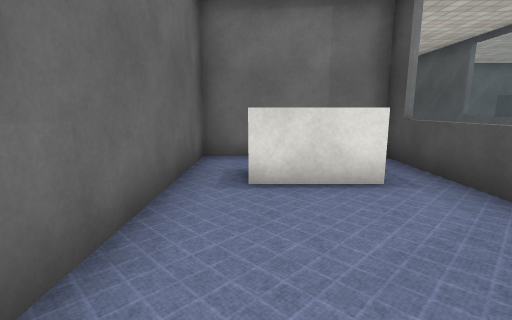
View 1 (above)

24 first-person views from a walk through a scene from a Unity 3-D project. The camera is 1.2 m above the floor, tilts 10° down and sees 85° across. The floor is counted in squares, 1 m on a side. Each view is taken from the middle of a square. On the plan, view 1 faces up. The plan holds only what a view shows up to about 13 squares ahead; the rest is blank. The place goes on beyond the plan. The player is left out. Some animated figures are not drawn. Some surface patterns are stand-ins.

View 2
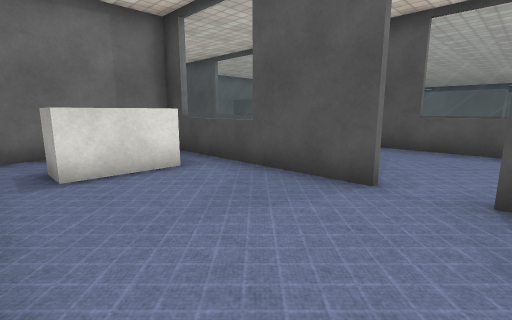

View 3
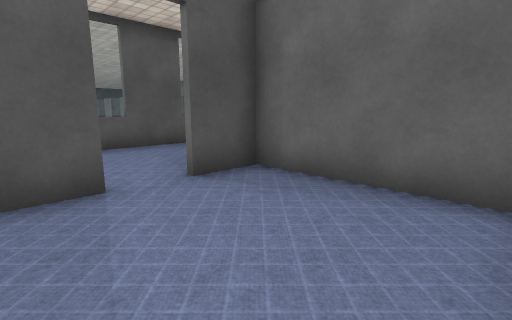

View 4
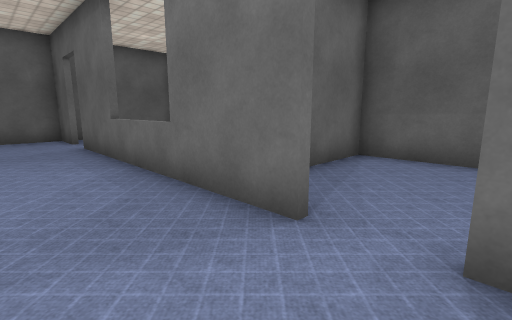

View 5
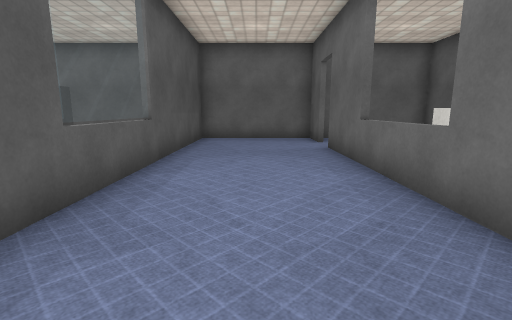

View 6
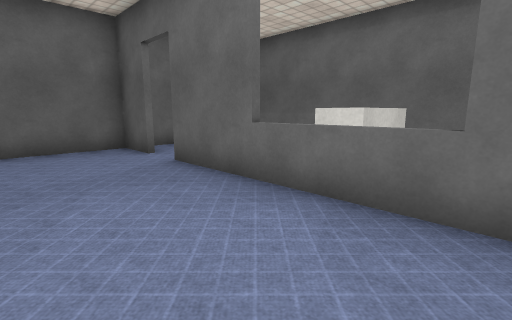

View 7
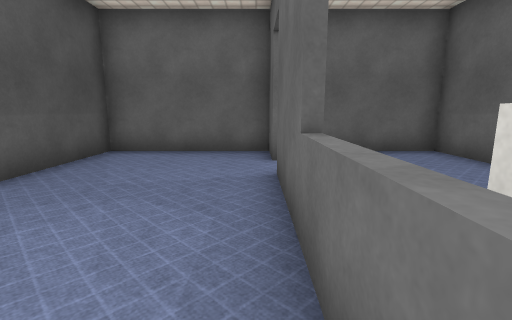

View 8
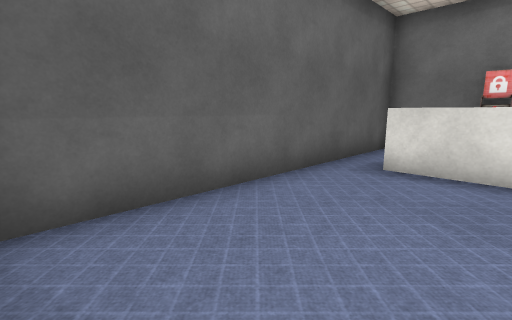

View 9
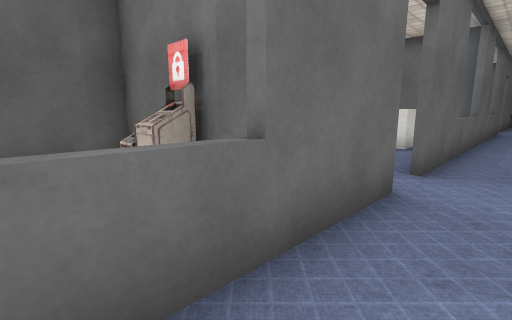

View 10
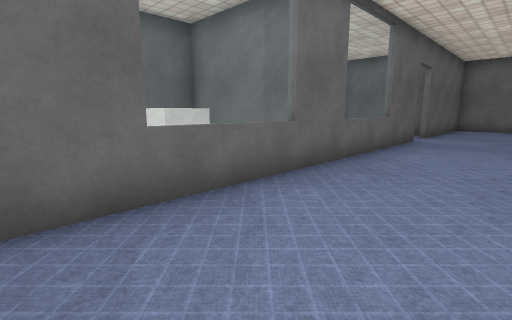

View 11
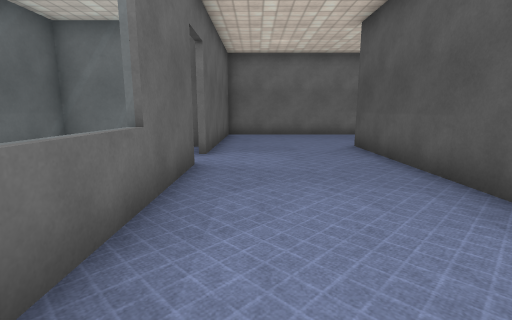

View 12
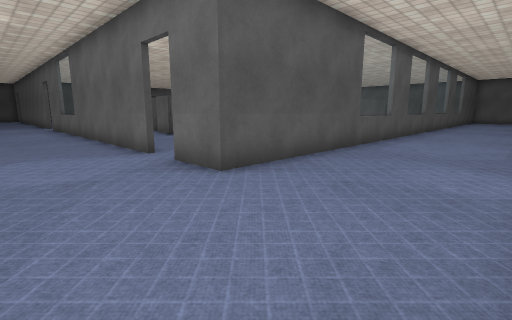

View 13
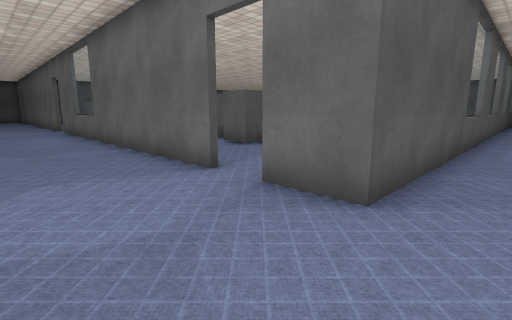

View 14
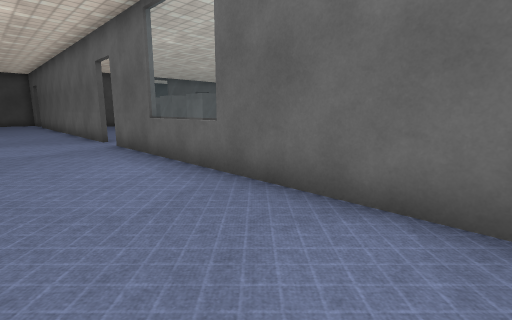

View 15
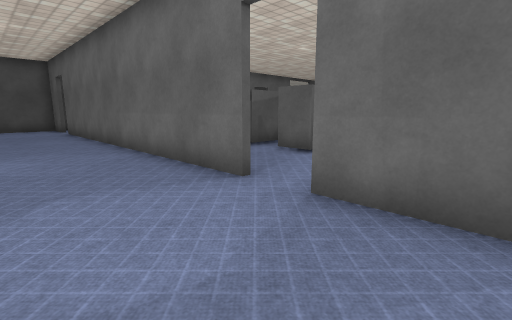

View 16
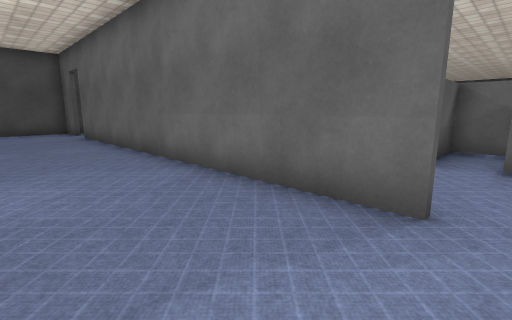

View 17
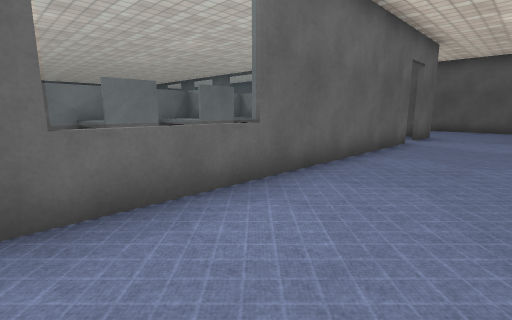

View 18
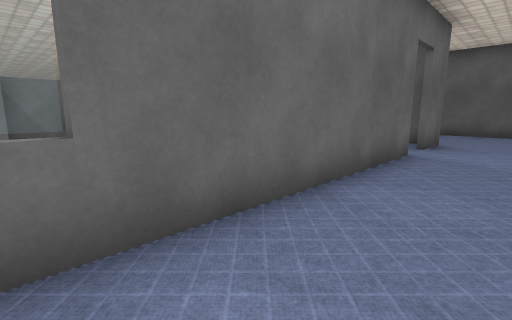

View 19
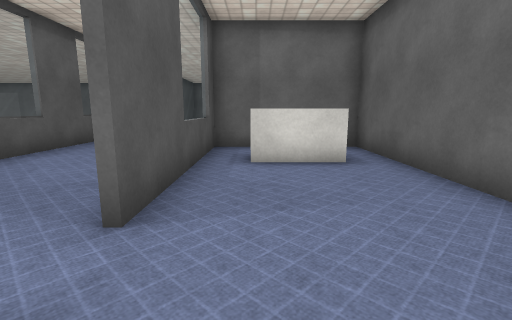

View 20
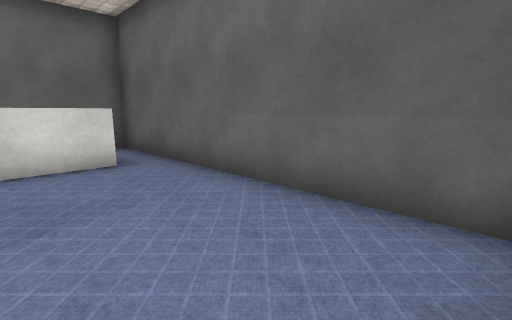

View 21
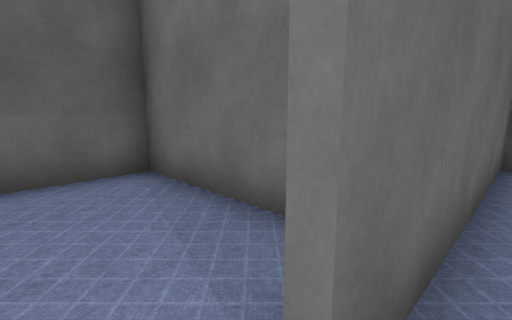

View 22
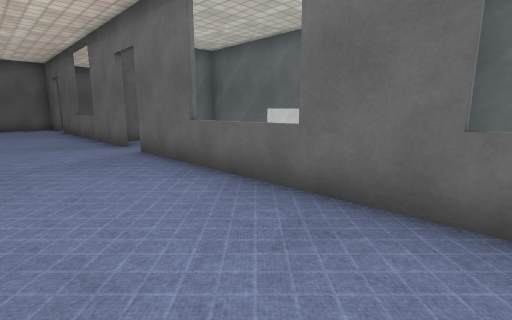

View 23
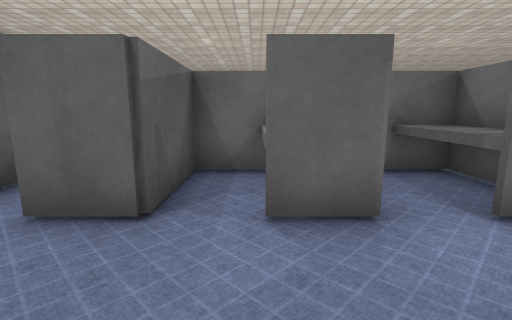

View 24
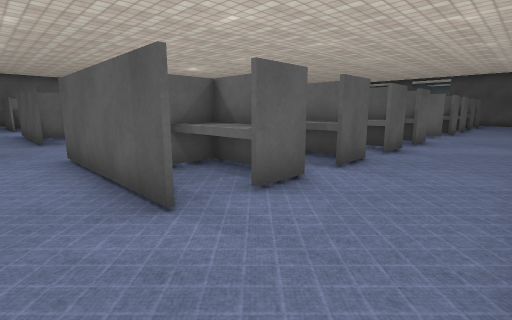

### Floor plan
Ten units are one square. View 1 is at (0, 0); x grows to the right and y downward. Boxes are objects, and circles mark ways between rooms. Rooms are numbered by the first view taken in them; rooms with no view inside come last. Other rooms are left out.
<svg viewBox="-20 -220 435 349">
<path fill="none" stroke="#000" d="M34 -6 34 -80M-14 -80 -14 20M-15 24 34 24 34 8M35 -74 -15 -74M36 -142 36 -7M116 -176 253 -176M36 -215 36 -157M36 6 36 93M266 -176 403 -176M36 106 36 124 84 124 84 -176 103 -176M16 28 9 28M25 26 -15 26M-14 20 -14 124 31 124M15 35 2 35M31 -174 -14 -174 -14 -80M-15 -76 35 -76M34 -80 34 -144M276 -115 276 -141 289 -141M132 1 119 1 119 -24M172 -116 195 -116M251 -132 251 -141 263 -141 263 -115M252 -138 252 -116 279 -116M223 -141 223 -134M119 -42 119 -51 129 -51M196 -141 209 -141M170 -130 170 -135M355 -50 355 0M169 -141 183 -141 183 -115M304 -135 304 -124M302 -141 315 -141 315 -131M144 -131 144 -141 158 -141M328 -125 328 -130M341 -124 341 -115M328 -141 341 -141M119 91 119 85M355 -141 355 -90M109 124 141 124M157 -135 157 -125M277 -136 277 -130M279 -116 302 -116 302 -141M329 -129 329 -116 341 -116M341 -141 341 -124"/>
<rect x="-5" y="-55" width="30" height="10" fill="#bbb"><title>block</title></rect>
<rect x="-5" y="45" width="30" height="20" fill="#bbb"><title>block</title></rect>
<rect x="-5" y="-105" width="30" height="10" fill="#bbb"><title>block</title></rect>
<circle cx="30" cy="0" r="3" fill="#2a7"/>
<circle cx="30" cy="100" r="3" fill="#2a7"/>
<circle cx="30" cy="-150" r="3" fill="#2a7"/>
<circle cx="110" cy="-180" r="3" fill="#2a7"/>
<circle cx="260" cy="-180" r="3" fill="#2a7"/>
<circle cx="340" cy="-140" r="3" fill="#2a7"/>
<text x="0" y="-30">1</text>
<text x="70" y="-110">2</text>
<text x="0" y="80">3</text>
<text x="0" y="-130">4</text>
<text x="230" y="-30">5</text>
<text x="290" y="-130">6</text>
<text x="340" y="-130">7</text>
</svg>
Room 1 opens to room 2. Room 2 opens to room 3. Room 2 opens to room 4. Room 2 opens to room 5. Room 5 opens to room 7.

Where each view was taken, in squares from view 1:
view 1: 0 up, 0 right, facing up
view 2: 1 down, 1 left, facing up-right
view 3: 2 up, 1 left, facing down-right
view 4: 1 up, 6 right, facing down-left
view 5: 0 up, 6 right, facing down
view 6: 3 down, 7 right, facing down-left
view 7: 4 down, 4 right, facing down
view 8: 12 down, 2 right, facing up-left
view 9: 5 down, 5 right, facing up-left
view 10: 2 up, 7 right, facing up-left
view 11: 8 up, 5 right, facing up
view 12: 21 up, 4 right, facing down-right
view 13: 21 up, 7 right, facing down-right
view 14: 21 up, 15 right, facing down-right
view 15: 21 up, 23 right, facing down-right
view 16: 21 up, 26 right, facing down-right
view 17: 21 up, 23 right, facing down-left
view 18: 20 up, 20 right, facing down-left
view 19: 17 up, 2 right, facing down
view 20: 17 up, 2 right, facing down-left
view 21: 15 up, 4 right, facing up-left
view 22: 9 up, 7 right, facing down-left
view 23: 17 up, 29 right, facing down
view 24: 17 up, 37 right, facing down-left
